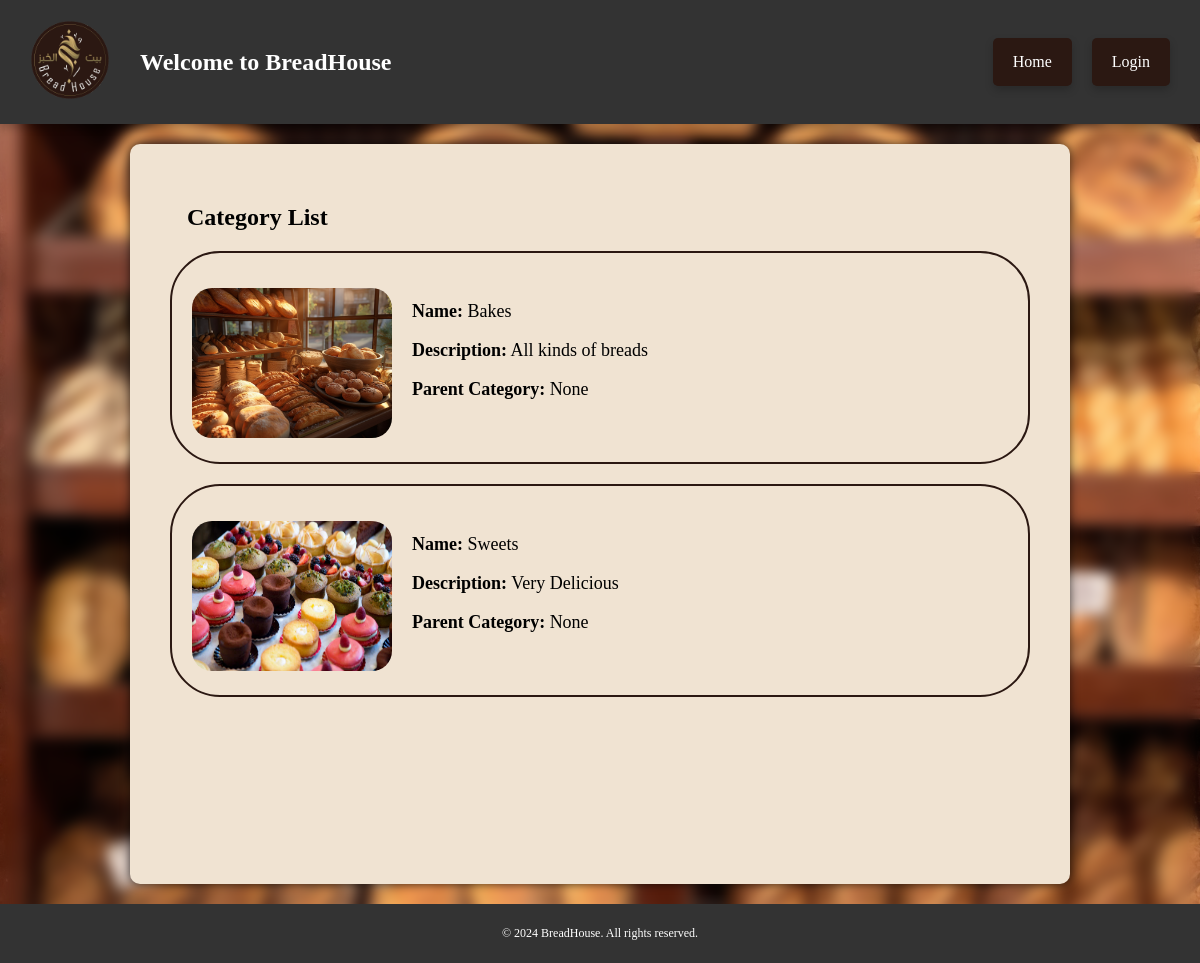
The page /category/ on the database its author committed.
### Menue/models.py (models this page shows, shortened)
class Category(models.Model):
    parent_category = models.ForeignKey(
        'self',
        null=True,
        blank=True,
        on_delete=models.SET_NULL,
        related_name='subcategories'
    )
    name = models.CharField(max_length=100)
    description = models.CharField(max_length=100)
    image = models.ImageField(upload_to='category_images/', null=True, blank=True)

### Menue/views/CategoryViews.py (the view)
# urls.py: path('category/', CategoryViews.categories_list, name='category_list'),
def categories_list(request):
    categories= Category.objects.all()
    return render(request,'category/category_list.html',{'categories':categories})

### Menue/templates/category/category_list.html (shortened to what this page needs)
{% extends 'base.html' %}
{% block content %}
{% load static %}
<link rel="stylesheet" href="{% static 'css/category-list-style.css' %}">
<section class="o-category-list-container">
    <h2>Category List</h2>
    <ul class="o-category-list">
        {% for category in categories %}
        <li class="o-category-item">
            <a href="{% url 'category_items' category.id %}">
                <img src="{{ category.image.url }}" alt="{{ category.name }} Image" class="o-category-image">
            </a>
            <div class="category-details">
                <p><strong class="o-category-detail-label">Name:</strong> {{ category.name }}</p>
                <p><strong class="o-category-detail-label">Description:</strong> {{ category.description }}</p>
                <p><strong class="o-category-detail-label">Parent Category:</strong> {{ category.parent_category }}</p>
            </div>
        </li>
        {% endfor %}
    </ul>
</section>
{% endblock %}

### Menue/static/css/base-style.css (style rules this page uses)
.base-body { margin: 0; padding: 0; background-color: #f4f4f4; background-image: url('../../media/background/dashboard.jpg'); background-size: cover; background-attachment: fixed; position: relative; z-index: 0; font-family: Cambria, Cochin, Georgia, Times, 'Times New Roman', serif }
.base-body::before { content: ''; position: absolute; top: 0; left: 0; right: 0; bottom: 0; background: inherit; filter: blur(7px); z-index: -1; }
.category-details, .new-item-name, .trend-item-name, .offer-name { margin-top: 10px; flex-grow: 1; color: #666; }

### Menue/static/css/category-list-style.css (style rules this page uses)
.o-category-list-container { padding: 20px; }
.o-category-list-container h2 { font-size: 24px; margin-bottom: 20px; margin-left: 17px; }
.o-category-list { list-style-type: none; padding: 0; margin: 0; }
.o-category-item { border: 2px solid #2b1812; border-radius: 50px; margin-bottom: 20px; padding: 20px; display: flex; align-items: flex-start; flex-wrap: wrap; }
.o-category-image { width: 200px; height: 150px; margin-right: 20px; border-radius: 20px; margin-top: 15px; }
.category-details { color: #000000; white-space: nowrap; font-size: large; }

### rows shown on the page
Category: image (picture), name "Bakes", description "All kinds of breads", parent_category "None"
Category: image (picture), name "Sweets", description "Very Delicious", parent_category "None"
